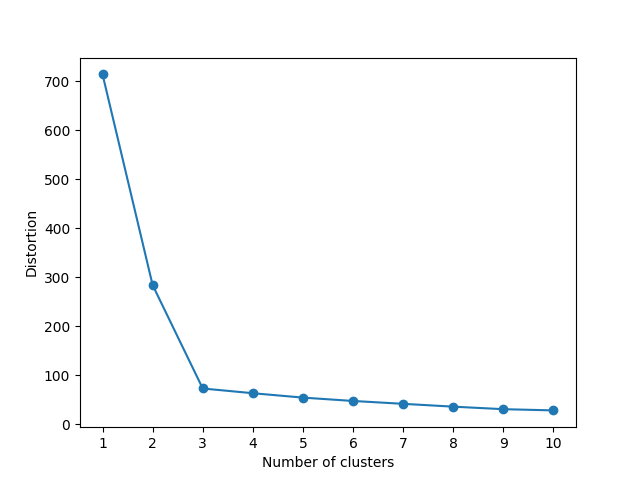

This chart was generated by the following Python code:
import matplotlib.pyplot as plt 
import numpy as np
import pandas as pd

from sklearn.cluster import KMeans
from sklearn.datasets import make_blobs

# サンプルデータの生成
X,Y = make_blobs(n_samples=150, n_features=2, centers=3, cluster_std=0.5, shuffle=True, random_state=0)     

distortions = []
for i  in range(1,11):                # クラスター数1~10を一気に計算 
    km = KMeans(n_clusters=i,
                init="k-means++",     # k-means++法によりクラスタ中心を選択
                n_init=10,
                max_iter=300,
                random_state=0)
    km.fit(X)                         # クラスタリングのを実行
    distortions.append(km.inertia_)   # km.fitするとkm.inertia_が得られる
    
# グラフのプロット
plt.plot(range(1,11),distortions,marker="o")
plt.xticks(np.arange(1, 11, 1))
plt.xlabel("Number of clusters")
plt.ylabel("Distortion")
plt.savefig('elbow.png')
